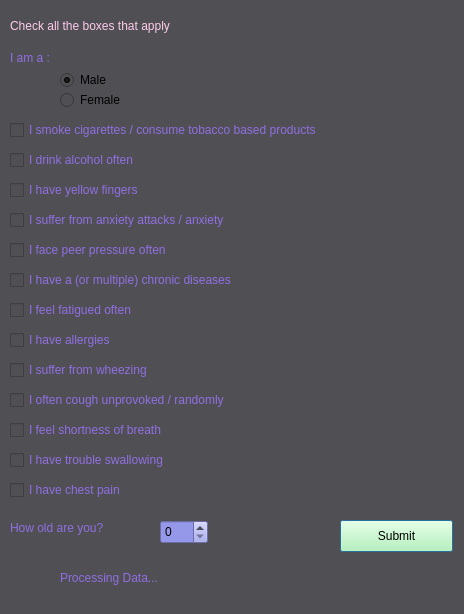
<?xml version="1.0" encoding="UTF-8"?>
<ui version="4.0">
 <class>Dialog</class>
 <widget class="QDialog" name="Dialog">
  <property name="geometry">
   <rect>
    <x>0</x>
    <y>0</y>
    <width>464</width>
    <height>614</height>
   </rect>
  </property>
  <property name="windowTitle">
   <string>Dialog</string>
  </property>
  <property name="styleSheet">
   <string notr="true">background-color : rgb(80, 80, 84)</string>
  </property>
  <widget class="QCheckBox" name="YELLOW_FINGERS">
   <property name="geometry">
    <rect>
     <x>10</x>
     <y>180</y>
     <width>441</width>
     <height>20</height>
    </rect>
   </property>
   <property name="styleSheet">
    <string notr="true">font: 19pt &quot;Gill Sans&quot;;
color:rgb(143, 110, 226)</string>
   </property>
   <property name="text">
    <string>I have yellow fingers</string>
   </property>
  </widget>
  <widget class="QLabel" name="label">
   <property name="geometry">
    <rect>
     <x>10</x>
     <y>10</y>
     <width>311</width>
     <height>31</height>
    </rect>
   </property>
   <property name="styleSheet">
    <string notr="true">font: 24pt &quot;.AppleSystemUIFont&quot;;
color:rgb(254, 203, 235)</string>
   </property>
   <property name="text">
    <string>Check all the boxes that apply</string>
   </property>
  </widget>
  <widget class="QCheckBox" name="ALLERGY">
   <property name="geometry">
    <rect>
     <x>10</x>
     <y>330</y>
     <width>441</width>
     <height>20</height>
    </rect>
   </property>
   <property name="styleSheet">
    <string notr="true">font: 19pt &quot;Gill Sans&quot;;
color:rgb(143, 110, 226)</string>
   </property>
   <property name="text">
    <string>I have allergies</string>
   </property>
  </widget>
  <widget class="QCheckBox" name="ANXIETY">
   <property name="geometry">
    <rect>
     <x>10</x>
     <y>210</y>
     <width>441</width>
     <height>20</height>
    </rect>
   </property>
   <property name="styleSheet">
    <string notr="true">font: 19pt &quot;Gill Sans&quot;;
color:rgb(143, 110, 226)</string>
   </property>
   <property name="text">
    <string>I suffer from anxiety attacks / anxiety</string>
   </property>
  </widget>
  <widget class="QCheckBox" name="WHEEZING">
   <property name="geometry">
    <rect>
     <x>10</x>
     <y>360</y>
     <width>441</width>
     <height>20</height>
    </rect>
   </property>
   <property name="styleSheet">
    <string notr="true">font: 19pt &quot;Gill Sans&quot;;
color:rgb(143, 110, 226)</string>
   </property>
   <property name="text">
    <string>I suffer from wheezing</string>
   </property>
  </widget>
  <widget class="QCheckBox" name="PEER_PRESSURE">
   <property name="geometry">
    <rect>
     <x>10</x>
     <y>240</y>
     <width>441</width>
     <height>20</height>
    </rect>
   </property>
   <property name="styleSheet">
    <string notr="true">font: 19pt &quot;Gill Sans&quot;;
color:rgb(143, 110, 226)</string>
   </property>
   <property name="text">
    <string>I face peer pressure often</string>
   </property>
  </widget>
  <widget class="QCheckBox" name="SHORTNESS_OF_BREATH">
   <property name="geometry">
    <rect>
     <x>10</x>
     <y>420</y>
     <width>441</width>
     <height>20</height>
    </rect>
   </property>
   <property name="styleSheet">
    <string notr="true">font: 19pt &quot;Gill Sans&quot;;
color:rgb(143, 110, 226)</string>
   </property>
   <property name="text">
    <string>I feel shortness of breath</string>
   </property>
  </widget>
  <widget class="QCheckBox" name="FATIGUE">
   <property name="geometry">
    <rect>
     <x>10</x>
     <y>300</y>
     <width>441</width>
     <height>20</height>
    </rect>
   </property>
   <property name="styleSheet">
    <string notr="true">font: 19pt &quot;Gill Sans&quot;;
color:rgb(143, 110, 226)</string>
   </property>
   <property name="text">
    <string>I feel fatigued often</string>
   </property>
  </widget>
  <widget class="QCheckBox" name="ALCOHOL_CONSUMING">
   <property name="geometry">
    <rect>
     <x>10</x>
     <y>150</y>
     <width>441</width>
     <height>20</height>
    </rect>
   </property>
   <property name="styleSheet">
    <string notr="true">font: 19pt &quot;Gill Sans&quot;;
color:rgb(143, 110, 226)</string>
   </property>
   <property name="text">
    <string>I drink alcohol often</string>
   </property>
  </widget>
  <widget class="QCheckBox" name="SMOKING">
   <property name="geometry">
    <rect>
     <x>10</x>
     <y>120</y>
     <width>441</width>
     <height>20</height>
    </rect>
   </property>
   <property name="styleSheet">
    <string notr="true">font: 19pt &quot;Gill Sans&quot;;
color:rgb(143, 110, 226)</string>
   </property>
   <property name="text">
    <string>I smoke cigarettes / consume tobacco based products</string>
   </property>
  </widget>
  <widget class="QPushButton" name="button">
   <property name="geometry">
    <rect>
     <x>340</x>
     <y>520</y>
     <width>113</width>
     <height>32</height>
    </rect>
   </property>
   <property name="styleSheet">
    <string notr="true">background-color:rgb(180, 255, 170);
color:rgb(0,0,0)</string>
   </property>
   <property name="text">
    <string>Submit</string>
   </property>
  </widget>
  <widget class="QCheckBox" name="CHEST_PAIN">
   <property name="geometry">
    <rect>
     <x>10</x>
     <y>480</y>
     <width>441</width>
     <height>20</height>
    </rect>
   </property>
   <property name="styleSheet">
    <string notr="true">font: 19pt &quot;Gill Sans&quot;;
color:rgb(143, 110, 226)</string>
   </property>
   <property name="text">
    <string>I have chest pain</string>
   </property>
  </widget>
  <widget class="QCheckBox" name="SWALLOWING_DIFFICULTY">
   <property name="geometry">
    <rect>
     <x>10</x>
     <y>450</y>
     <width>441</width>
     <height>20</height>
    </rect>
   </property>
   <property name="styleSheet">
    <string notr="true">font: 19pt &quot;Gill Sans&quot;;
color:rgb(143, 110, 226)</string>
   </property>
   <property name="text">
    <string>I have trouble swallowing</string>
   </property>
  </widget>
  <widget class="QCheckBox" name="CHRONIC_DISEASE">
   <property name="geometry">
    <rect>
     <x>10</x>
     <y>270</y>
     <width>441</width>
     <height>20</height>
    </rect>
   </property>
   <property name="styleSheet">
    <string notr="true">font: 19pt &quot;Gill Sans&quot;;
color:rgb(143, 110, 226)</string>
   </property>
   <property name="text">
    <string>I have a (or multiple) chronic diseases</string>
   </property>
  </widget>
  <widget class="QCheckBox" name="COUGHING">
   <property name="geometry">
    <rect>
     <x>10</x>
     <y>390</y>
     <width>441</width>
     <height>20</height>
    </rect>
   </property>
   <property name="styleSheet">
    <string notr="true">font: 19pt &quot;Gill Sans&quot;;
color:rgb(143, 110, 226)</string>
   </property>
   <property name="text">
    <string>I often cough unprovoked / randomly</string>
   </property>
  </widget>
  <widget class="QLabel" name="label_2">
   <property name="geometry">
    <rect>
     <x>10</x>
     <y>520</y>
     <width>141</width>
     <height>16</height>
    </rect>
   </property>
   <property name="styleSheet">
    <string notr="true">font: 19pt &quot;Gill Sans&quot;;
color:rgb(143, 110, 226)</string>
   </property>
   <property name="text">
    <string>How old are you?</string>
   </property>
  </widget>
  <widget class="QSpinBox" name="ageBox">
   <property name="geometry">
    <rect>
     <x>160</x>
     <y>520</y>
     <width>48</width>
     <height>24</height>
    </rect>
   </property>
   <property name="styleSheet">
    <string notr="true">background-color:rgb(149, 151, 232)</string>
   </property>
  </widget>
  <widget class="QRadioButton" name="female">
   <property name="geometry">
    <rect>
     <x>60</x>
     <y>90</y>
     <width>100</width>
     <height>20</height>
    </rect>
   </property>
   <property name="text">
    <string>Female</string>
   </property>
  </widget>
  <widget class="QRadioButton" name="male">
   <property name="geometry">
    <rect>
     <x>60</x>
     <y>70</y>
     <width>100</width>
     <height>20</height>
    </rect>
   </property>
   <property name="text">
    <string>Male</string>
   </property>
   <property name="checked">
    <bool>true</bool>
   </property>
  </widget>
  <widget class="QLabel" name="label_3">
   <property name="geometry">
    <rect>
     <x>10</x>
     <y>50</y>
     <width>61</width>
     <height>16</height>
    </rect>
   </property>
   <property name="styleSheet">
    <string notr="true">font: 19pt &quot;Gill Sans&quot;;
color:rgb(143, 110, 226)</string>
   </property>
   <property name="text">
    <string>I am a :</string>
   </property>
  </widget>
  <widget class="QLabel" name="final_2">
   <property name="geometry">
    <rect>
     <x>60</x>
     <y>570</y>
     <width>321</width>
     <height>16</height>
    </rect>
   </property>
   <property name="styleSheet">
    <string notr="true">font: 19pt &quot;Gill Sans&quot;;
color:rgb(143, 110, 226)</string>
   </property>
   <property name="text">
    <string>Processing Data...</string>
   </property>
  </widget>
 </widget>
 <resources/>
 <connections/>
</ui>
